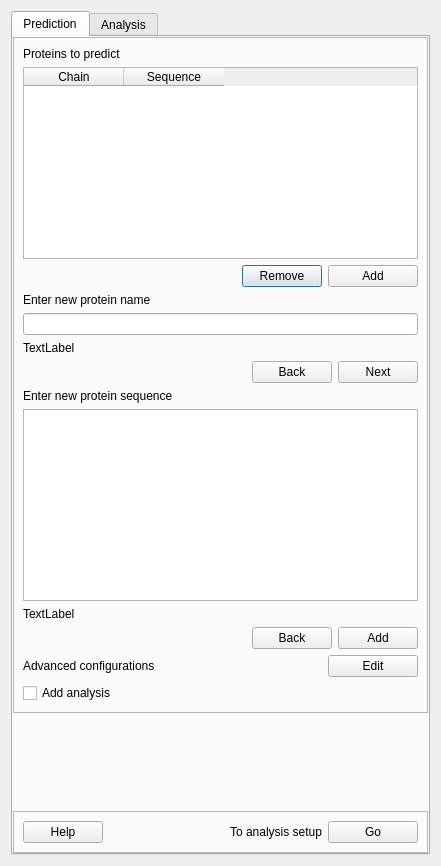
<?xml version="1.0" encoding="UTF-8"?>
<ui version="4.0">
 <class>Dialog</class>
 <widget class="QDialog" name="Dialog">
  <property name="geometry">
   <rect>
    <x>0</x>
    <y>0</y>
    <width>441</width>
    <height>866</height>
   </rect>
  </property>
  <property name="windowTitle">
   <string>Dialog</string>
  </property>
  <layout class="QVBoxLayout" name="verticalLayout">
   <item>
    <widget class="QTabWidget" name="tabWidget">
     <property name="currentIndex">
      <number>0</number>
     </property>
     <widget class="QWidget" name="tab">
      <attribute name="title">
       <string>Prediction</string>
      </attribute>
      <layout class="QVBoxLayout" name="verticalLayout_4">
       <property name="leftMargin">
        <number>0</number>
       </property>
       <property name="topMargin">
        <number>0</number>
       </property>
       <property name="rightMargin">
        <number>0</number>
       </property>
       <property name="bottomMargin">
        <number>0</number>
       </property>
       <item>
        <widget class="QFrame" name="frame">
         <property name="frameShape">
          <enum>QFrame::StyledPanel</enum>
         </property>
         <property name="frameShadow">
          <enum>QFrame::Raised</enum>
         </property>
         <layout class="QVBoxLayout" name="verticalLayout_2">
          <item>
           <layout class="QVBoxLayout" name="verticalLayout_104">
            <item>
             <layout class="QVBoxLayout" name="verticalLayout_105">
              <item>
               <widget class="QLabel" name="lbl_pred_analysis_mono_prot_to_predict">
                <property name="text">
                 <string>Proteins to predict</string>
                </property>
               </widget>
              </item>
              <item>
               <widget class="QTableWidget" name="table_pred_analysis_mono_prot_to_predict">
                <property name="horizontalScrollBarPolicy">
                 <enum>Qt::ScrollBarAsNeeded</enum>
                </property>
                <property name="sizeAdjustPolicy">
                 <enum>QAbstractScrollArea::AdjustIgnored</enum>
                </property>
                <property name="sortingEnabled">
                 <bool>false</bool>
                </property>
                <column>
                 <property name="text">
                  <string>Chain</string>
                 </property>
                </column>
                <column>
                 <property name="text">
                  <string>Sequence</string>
                 </property>
                </column>
               </widget>
              </item>
             </layout>
            </item>
            <item>
             <layout class="QHBoxLayout" name="horizontalLayout_87">
              <item>
               <spacer name="horizontalSpacer_67">
                <property name="orientation">
                 <enum>Qt::Horizontal</enum>
                </property>
                <property name="sizeHint" stdset="0">
                 <size>
                  <width>40</width>
                  <height>20</height>
                 </size>
                </property>
               </spacer>
              </item>
              <item>
               <widget class="QPushButton" name="btn_pred_analysis_mono_seq_to_predict_remove">
                <property name="text">
                 <string>Remove</string>
                </property>
               </widget>
              </item>
              <item>
               <widget class="QPushButton" name="btn_pred_analysis_mono_seq_to_predict">
                <property name="minimumSize">
                 <size>
                  <width>90</width>
                  <height>0</height>
                 </size>
                </property>
                <property name="maximumSize">
                 <size>
                  <width>131</width>
                  <height>16777215</height>
                 </size>
                </property>
                <property name="text">
                 <string>Add</string>
                </property>
               </widget>
              </item>
             </layout>
            </item>
           </layout>
          </item>
          <item>
           <layout class="QVBoxLayout" name="verticalLayout_106">
            <item>
             <widget class="QLabel" name="lbl_pred_analysis_mono_prot_name">
              <property name="text">
               <string>Enter new protein name</string>
              </property>
             </widget>
            </item>
            <item>
             <widget class="QLineEdit" name="txt_pred_analysis_mono_prot_name"/>
            </item>
            <item>
             <widget class="QLabel" name="lbl_pred_analysis_mono_prot_name_status">
              <property name="text">
               <string>TextLabel</string>
              </property>
             </widget>
            </item>
           </layout>
          </item>
          <item>
           <layout class="QHBoxLayout" name="horizontalLayout_90">
            <item>
             <spacer name="horizontalSpacer_70">
              <property name="orientation">
               <enum>Qt::Horizontal</enum>
              </property>
              <property name="sizeHint" stdset="0">
               <size>
                <width>40</width>
                <height>20</height>
               </size>
              </property>
             </spacer>
            </item>
            <item>
             <widget class="QPushButton" name="btn_pred_analysis_mono_back">
              <property name="text">
               <string>Back</string>
              </property>
             </widget>
            </item>
            <item>
             <widget class="QPushButton" name="btn_pred_analysis_mono_next">
              <property name="text">
               <string>Next</string>
              </property>
             </widget>
            </item>
           </layout>
          </item>
          <item>
           <layout class="QVBoxLayout" name="verticalLayout_107">
            <item>
             <widget class="QLabel" name="lbl_pred_analysis_mono_seq_name">
              <property name="text">
               <string>Enter new protein sequence</string>
              </property>
             </widget>
            </item>
            <item>
             <widget class="QTextEdit" name="txt_pred_analysis_mono_seq_name"/>
            </item>
            <item>
             <widget class="QLabel" name="lbl_pred_analysis_mono_seq_name_status">
              <property name="text">
               <string>TextLabel</string>
              </property>
             </widget>
            </item>
           </layout>
          </item>
          <item>
           <layout class="QHBoxLayout" name="horizontalLayout_89">
            <item>
             <spacer name="horizontalSpacer_69">
              <property name="orientation">
               <enum>Qt::Horizontal</enum>
              </property>
              <property name="sizeHint" stdset="0">
               <size>
                <width>40</width>
                <height>20</height>
               </size>
              </property>
             </spacer>
            </item>
            <item>
             <widget class="QPushButton" name="btn_pred_analysis_mono_back_2">
              <property name="text">
               <string>Back</string>
              </property>
             </widget>
            </item>
            <item>
             <widget class="QPushButton" name="btn_pred_analysis_mono_add_protein">
              <property name="text">
               <string>Add</string>
              </property>
             </widget>
            </item>
           </layout>
          </item>
          <item>
           <layout class="QHBoxLayout" name="horizontalLayout_88">
            <item>
             <widget class="QLabel" name="lbl_pred_mono_advanced_config_2">
              <property name="text">
               <string>Advanced configurations</string>
              </property>
             </widget>
            </item>
            <item>
             <spacer name="horizontalSpacer_68">
              <property name="orientation">
               <enum>Qt::Horizontal</enum>
              </property>
              <property name="sizeHint" stdset="0">
               <size>
                <width>40</width>
                <height>20</height>
               </size>
              </property>
             </spacer>
            </item>
            <item>
             <widget class="QPushButton" name="btn_pred_mono_advanced_config_2">
              <property name="minimumSize">
               <size>
                <width>90</width>
                <height>0</height>
               </size>
              </property>
              <property name="maximumSize">
               <size>
                <width>90</width>
                <height>16777215</height>
               </size>
              </property>
              <property name="text">
               <string>Edit</string>
              </property>
             </widget>
            </item>
           </layout>
          </item>
          <item>
           <widget class="QCheckBox" name="checkbox_add_analysis">
            <property name="text">
             <string>Add analysis</string>
            </property>
           </widget>
          </item>
         </layout>
        </widget>
       </item>
       <item>
        <spacer name="verticalSpacer_17">
         <property name="orientation">
          <enum>Qt::Vertical</enum>
         </property>
         <property name="sizeType">
          <enum>QSizePolicy::MinimumExpanding</enum>
         </property>
         <property name="sizeHint" stdset="0">
          <size>
           <width>20</width>
           <height>40</height>
          </size>
         </property>
        </spacer>
       </item>
       <item>
        <widget class="QFrame" name="frame_bottom">
         <property name="frameShape">
          <enum>QFrame::StyledPanel</enum>
         </property>
         <property name="frameShadow">
          <enum>QFrame::Raised</enum>
         </property>
         <layout class="QVBoxLayout" name="verticalLayout_3">
          <item>
           <layout class="QHBoxLayout" name="horizontalLayout_91">
            <item>
             <widget class="QPushButton" name="btn_help">
              <property name="text">
               <string>Help</string>
              </property>
             </widget>
            </item>
            <item>
             <spacer name="horizontalSpacer_71">
              <property name="orientation">
               <enum>Qt::Horizontal</enum>
              </property>
              <property name="sizeHint" stdset="0">
               <size>
                <width>40</width>
                <height>20</height>
               </size>
              </property>
             </spacer>
            </item>
            <item>
             <widget class="QLabel" name="lbl_pred_analysis_mono_to_analysis_setup">
              <property name="text">
               <string>To analysis setup</string>
              </property>
             </widget>
            </item>
            <item>
             <widget class="QPushButton" name="btn_pred_analysis_mono_go_analysis_setup">
              <property name="minimumSize">
               <size>
                <width>90</width>
                <height>0</height>
               </size>
              </property>
              <property name="text">
               <string>Go</string>
              </property>
             </widget>
            </item>
           </layout>
          </item>
         </layout>
        </widget>
       </item>
      </layout>
     </widget>
     <widget class="QWidget" name="tab_2">
      <attribute name="title">
       <string>Analysis</string>
      </attribute>
      <layout class="QVBoxLayout" name="verticalLayout_7">
       <property name="leftMargin">
        <number>0</number>
       </property>
       <property name="topMargin">
        <number>0</number>
       </property>
       <property name="rightMargin">
        <number>0</number>
       </property>
       <property name="bottomMargin">
        <number>0</number>
       </property>
       <item>
        <widget class="QFrame" name="frame_2">
         <property name="frameShape">
          <enum>QFrame::StyledPanel</enum>
         </property>
         <property name="frameShadow">
          <enum>QFrame::Raised</enum>
         </property>
         <layout class="QVBoxLayout" name="verticalLayout_5">
          <item>
           <layout class="QVBoxLayout" name="verticalLayout_113">
            <item>
             <widget class="QLabel" name="lbl_pred_analysis_mono_overview">
              <property name="text">
               <string>Protein structure analysis'</string>
              </property>
             </widget>
            </item>
            <item>
             <widget class="QListWidget" name="list_pred_analysis_mono_overview">
              <property name="sizePolicy">
               <sizepolicy hsizetype="Expanding" vsizetype="Expanding">
                <horstretch>0</horstretch>
                <verstretch>0</verstretch>
               </sizepolicy>
              </property>
              <property name="minimumSize">
               <size>
                <width>0</width>
                <height>0</height>
               </size>
              </property>
              <property name="maximumSize">
               <size>
                <width>16777215</width>
                <height>16777215</height>
               </size>
              </property>
             </widget>
            </item>
            <item>
             <layout class="QHBoxLayout" name="horizontalLayout_98">
              <item>
               <spacer name="horizontalSpacer_76">
                <property name="orientation">
                 <enum>Qt::Horizontal</enum>
                </property>
                <property name="sizeHint" stdset="0">
                 <size>
                  <width>40</width>
                  <height>20</height>
                 </size>
                </property>
               </spacer>
              </item>
              <item>
               <widget class="QPushButton" name="btn_pred_analysis_mono_remove">
                <property name="text">
                 <string>Remove</string>
                </property>
               </widget>
              </item>
              <item>
               <widget class="QPushButton" name="btn_pred_analysis_mono_add">
                <property name="text">
                 <string>Add</string>
                </property>
               </widget>
              </item>
             </layout>
            </item>
           </layout>
          </item>
          <item>
           <layout class="QHBoxLayout" name="horizontalLayout_94">
            <item>
             <layout class="QVBoxLayout" name="verticalLayout_111">
              <item>
               <widget class="QLabel" name="lbl_pred_analysis_mono_prot_struct_1">
                <property name="text">
                 <string>Protein structure 1</string>
                </property>
                <property name="alignment">
                 <set>Qt::AlignCenter</set>
                </property>
               </widget>
              </item>
              <item>
               <widget class="QComboBox" name="box_pred_analysis_mono_prot_struct_1"/>
              </item>
             </layout>
            </item>
            <item>
             <widget class="QLabel" name="lbl_analysis_batch_vs_2">
              <property name="text">
               <string>vs.</string>
              </property>
              <property name="alignment">
               <set>Qt::AlignCenter</set>
              </property>
             </widget>
            </item>
            <item>
             <layout class="QVBoxLayout" name="verticalLayout_112">
              <item>
               <widget class="QLabel" name="lbl_pred_analysis_mono_prot_struct_2">
                <property name="text">
                 <string>Protein structure 2</string>
                </property>
                <property name="alignment">
                 <set>Qt::AlignCenter</set>
                </property>
               </widget>
              </item>
              <item>
               <widget class="QComboBox" name="box_pred_analysis_mono_prot_struct_2"/>
              </item>
             </layout>
            </item>
           </layout>
          </item>
          <item>
           <layout class="QHBoxLayout" name="horizontalLayout_97">
            <item>
             <spacer name="horizontalSpacer_75">
              <property name="orientation">
               <enum>Qt::Horizontal</enum>
              </property>
              <property name="sizeHint" stdset="0">
               <size>
                <width>40</width>
                <height>20</height>
               </size>
              </property>
             </spacer>
            </item>
            <item>
             <widget class="QPushButton" name="btn_pred_analysis_mono_back_3">
              <property name="text">
               <string>Back</string>
              </property>
             </widget>
            </item>
            <item>
             <widget class="QPushButton" name="btn_pred_analysis_mono_next_2">
              <property name="text">
               <string>Next</string>
              </property>
             </widget>
            </item>
           </layout>
          </item>
          <item>
           <layout class="QVBoxLayout" name="verticalLayout_110">
            <item>
             <widget class="QLabel" name="lbl_pred_analysis_mono_ref_chains">
              <property name="text">
               <string>Select chains in protein structure 1</string>
              </property>
             </widget>
            </item>
            <item>
             <widget class="QListWidget" name="list_pred_analysis_mono_ref_chains">
              <property name="minimumSize">
               <size>
                <width>0</width>
                <height>0</height>
               </size>
              </property>
              <property name="maximumSize">
               <size>
                <width>16777215</width>
                <height>16777215</height>
               </size>
              </property>
             </widget>
            </item>
           </layout>
          </item>
          <item>
           <layout class="QHBoxLayout" name="horizontalLayout_96">
            <item>
             <spacer name="horizontalSpacer_74">
              <property name="orientation">
               <enum>Qt::Horizontal</enum>
              </property>
              <property name="sizeHint" stdset="0">
               <size>
                <width>40</width>
                <height>20</height>
               </size>
              </property>
             </spacer>
            </item>
            <item>
             <widget class="QPushButton" name="btn_pred_analysis_mono_back_4">
              <property name="text">
               <string>Back</string>
              </property>
             </widget>
            </item>
            <item>
             <widget class="QPushButton" name="btn_pred_analysis_mono_next_3">
              <property name="text">
               <string>Next</string>
              </property>
             </widget>
            </item>
           </layout>
          </item>
          <item>
           <layout class="QVBoxLayout" name="verticalLayout_109">
            <item>
             <widget class="QLabel" name="lbl_pred_analysis_mono_model_chains">
              <property name="text">
               <string>Select chains in protein structure 2</string>
              </property>
             </widget>
            </item>
            <item>
             <widget class="QListWidget" name="list_pred_analysis_mono_model_chains">
              <property name="minimumSize">
               <size>
                <width>0</width>
                <height>0</height>
               </size>
              </property>
              <property name="maximumSize">
               <size>
                <width>16777215</width>
                <height>16777215</height>
               </size>
              </property>
             </widget>
            </item>
           </layout>
          </item>
          <item>
           <layout class="QHBoxLayout" name="horizontalLayout_92">
            <item>
             <spacer name="horizontalSpacer_72">
              <property name="orientation">
               <enum>Qt::Horizontal</enum>
              </property>
              <property name="sizeHint" stdset="0">
               <size>
                <width>40</width>
                <height>20</height>
               </size>
              </property>
             </spacer>
            </item>
            <item>
             <widget class="QPushButton" name="btn_pred_analysis_mono_back_5">
              <property name="text">
               <string>Back</string>
              </property>
             </widget>
            </item>
            <item>
             <widget class="QPushButton" name="btn_pred_analysis_mono_next_4">
              <property name="text">
               <string>Next</string>
              </property>
             </widget>
            </item>
           </layout>
          </item>
          <item>
           <layout class="QHBoxLayout" name="horizontalLayout_95">
            <item>
             <widget class="QCheckBox" name="cb_pred_analysis_mono_images">
              <property name="text">
               <string>Create ray-traced images (slow)</string>
              </property>
             </widget>
            </item>
           </layout>
          </item>
         </layout>
        </widget>
       </item>
       <item>
        <spacer name="verticalSpacer_18">
         <property name="orientation">
          <enum>Qt::Vertical</enum>
         </property>
         <property name="sizeType">
          <enum>QSizePolicy::MinimumExpanding</enum>
         </property>
         <property name="sizeHint" stdset="0">
          <size>
           <width>20</width>
           <height>40</height>
          </size>
         </property>
        </spacer>
       </item>
       <item>
        <widget class="QFrame" name="frame_bottom_2">
         <property name="frameShape">
          <enum>QFrame::StyledPanel</enum>
         </property>
         <property name="frameShadow">
          <enum>QFrame::Raised</enum>
         </property>
         <layout class="QVBoxLayout" name="verticalLayout_6">
          <item>
           <layout class="QHBoxLayout" name="horizontalLayout_93">
            <item>
             <widget class="QPushButton" name="btn_help_2">
              <property name="text">
               <string>Help</string>
              </property>
             </widget>
            </item>
            <item>
             <spacer name="horizontalSpacer_73">
              <property name="orientation">
               <enum>Qt::Horizontal</enum>
              </property>
              <property name="sizeHint" stdset="0">
               <size>
                <width>40</width>
                <height>20</height>
               </size>
              </property>
             </spacer>
            </item>
            <item>
             <widget class="QPushButton" name="btn_pred_analysis_mono_back_pred_setup">
              <property name="text">
               <string>Back</string>
              </property>
             </widget>
            </item>
            <item>
             <widget class="QPushButton" name="btn_pred_analysis_mono_start">
              <property name="text">
               <string>Start</string>
              </property>
             </widget>
            </item>
           </layout>
          </item>
         </layout>
        </widget>
       </item>
      </layout>
     </widget>
    </widget>
   </item>
  </layout>
 </widget>
 <resources/>
 <connections/>
</ui>
